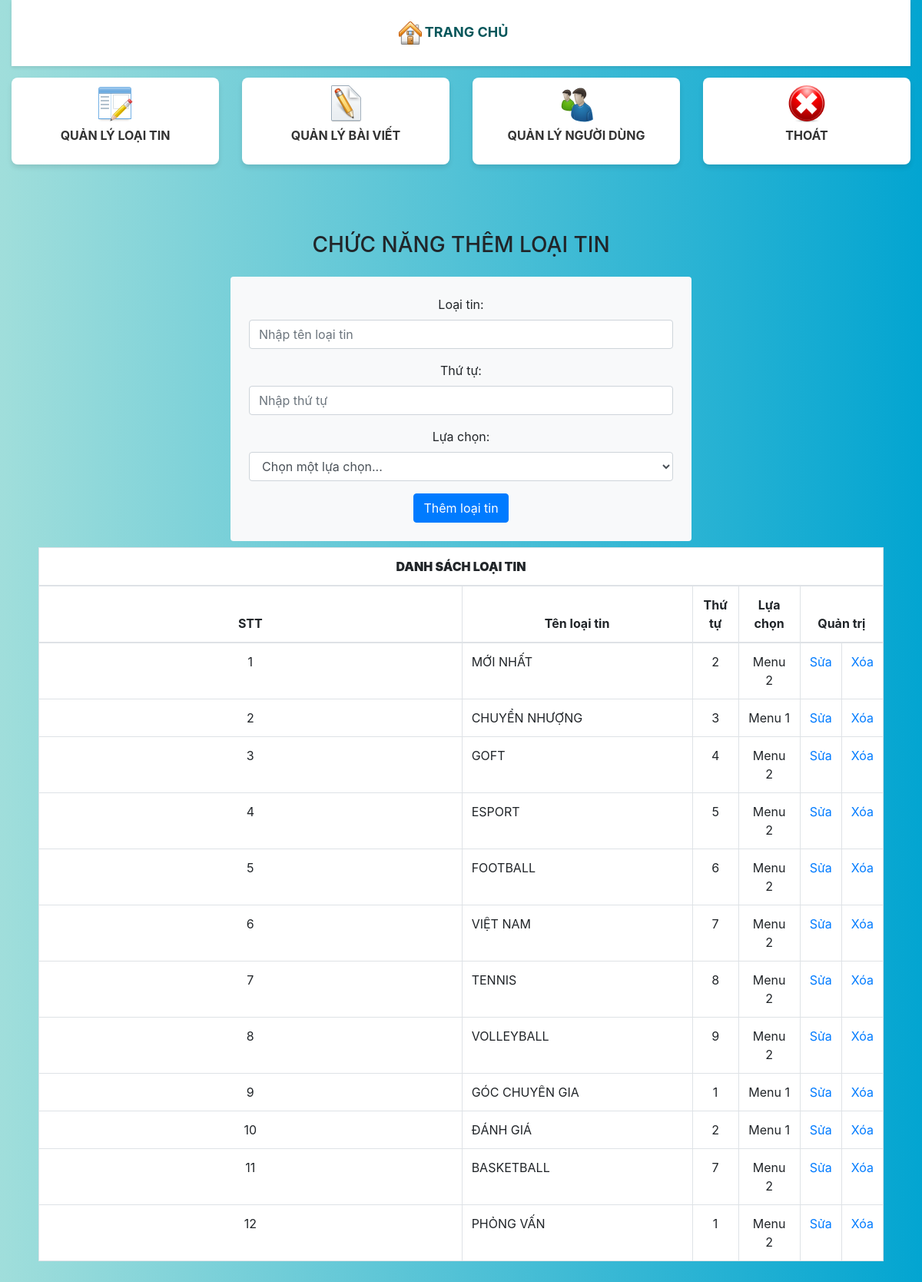
The app's page /admin/index.php?ac=loaitin (signed in) with its own data.
### tables this page shows
CREATE TABLE `loaitin` (
  `idloaitin` int(11) NOT NULL,
  `tenloaitin` varchar(50) NOT NULL,
  `thutu` int(11) NOT NULL,
  `trangthai` int(11) NOT NULL
);

### admin/modules/loaitin/lietke.php (the view, shortened to what this page needs)
<!DOCTYPE html>
<html lang="en">
<head>
    <link href="https://stackpath.bootstrapcdn.com/bootstrap/4.5.2/css/bootstrap.min.css" rel="stylesheet">
</head>
<body>
    <div class="container mt-2">
        <div class="table-responsive background-white">
            <table class="table table-bordered">
                <thead>
                    <tr>
                        <th colspan="6" class="text-center"><b>DANH SÁCH LOẠI TIN</b></th>
                    </tr>
                    <tr class="text-center font-weight-bold">
                        <th>STT</th>
                        <th>Tên loại tin</th>
                        <th>Thứ tự</th>
                        <th>Lựa chọn</th>
                        <th colspan="2">Quản trị</th>
                    </tr>
                </thead>
                <tbody>
                    <?php
                    include("../db.php");
                    $sql = "SELECT * FROM loaitin";
                    $loaitin = mysqli_query($conn, $sql);
                    $i = 1;
                    while ($dong = mysqli_fetch_array($loaitin)) {
                        echo "<tr>";
                        echo "<td style='text-align:center'>" . $i . "</td>";
                        echo "<td width=300>" . $dong['tenloaitin'] . "</td>";
                        echo "<td width=60 style='text-align:center'>" . $dong['thutu'] . "</td>";
                        $trangthai = ($dong['trangthai'] == 1) ? "Menu 2" : "Menu 1";
                        echo "<td width=80 style='text-align:center'>" . $trangthai . "</td>";
                        echo "<td width=30 > <a  href=index.php?sua=loaitin&id=" . $dong['idloaitin'] . " >Sửa </a></td>";
                        echo "<td width=30> <a href=modules/loaitin/xuly.php?id=" . $dong['idloaitin'] . ">Xóa </a></td>";
                        echo "</tr>";
                        $i++;
                    }
                    ?>
                </tbody>
            </table>
        </div>
    </div>
</body>
</html>

### admin/index.php (style rules this page uses)
body { background-image: linear-gradient(90deg, rgb(160, 222, 219), rgb(3, 165, 209)); font-family: 'Arial', sans-serif; }

### admin/modules/loaitin/lietke.php (style rules this page uses)
table { background-color: white; }

### records on screen
loaitin: tenloaitin "MỚI NHẤT", thutu "2", trangthai "Menu 2"
loaitin: tenloaitin "CHUYỂN NHƯỢNG", thutu "3", trangthai "Menu 1"
loaitin: tenloaitin "GOFT", thutu "4", trangthai "Menu 2"
loaitin: tenloaitin "ESPORT", thutu "5", trangthai "Menu 2"
loaitin: tenloaitin "FOOTBALL", thutu "6", trangthai "Menu 2"
loaitin: tenloaitin "VIỆT NAM", thutu "7", trangthai "Menu 2"
loaitin: tenloaitin "TENNIS", thutu "8", trangthai "Menu 2"
loaitin: tenloaitin "VOLLEYBALL", thutu "9", trangthai "Menu 2"
loaitin: tenloaitin "GÓC CHUYÊN GIA", thutu "1", trangthai "Menu 1"
loaitin: tenloaitin "ĐÁNH GIÁ", thutu "2", trangthai "Menu 1"
loaitin: tenloaitin "BASKETBALL", thutu "7", trangthai "Menu 2"
loaitin: tenloaitin "PHỎNG VẤN", thutu "1", trangthai "Menu 2"
